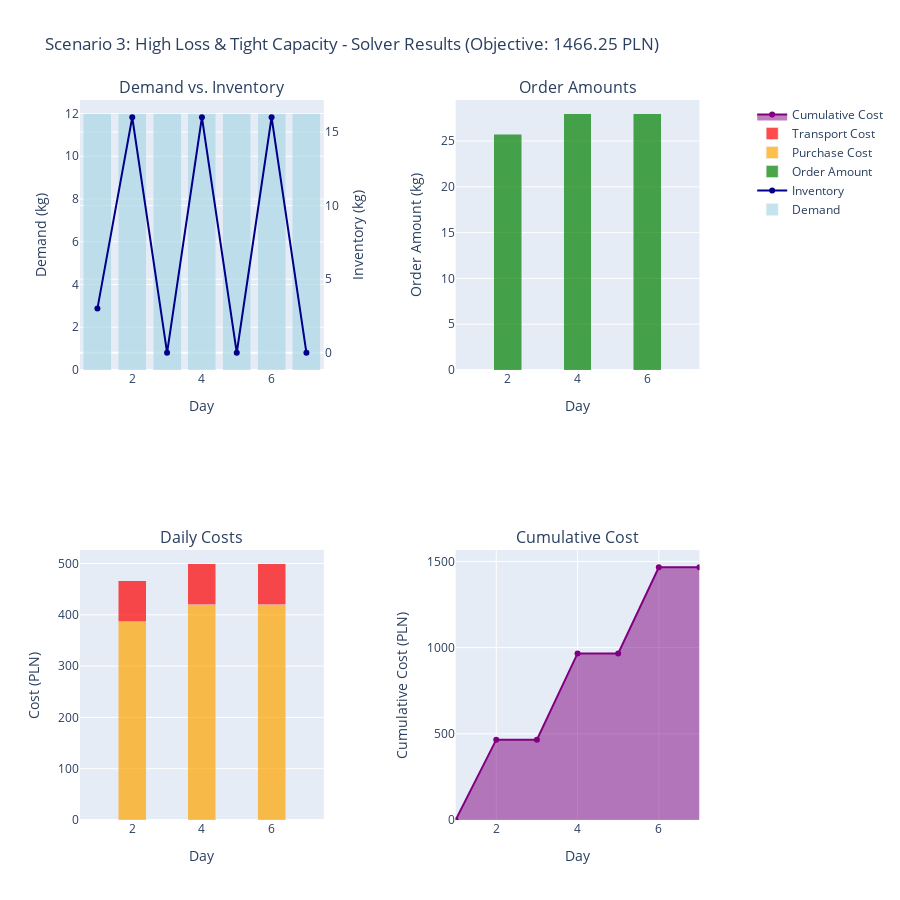

The notebook cell this image was saved under:
### Markdown cell above
## Test Scenario 3: High Loss Rate & Tight Capacity

Perishable product with high daily loss and limited warehouse capacity.

### Code cell
# Scenario 3: High loss rate with tight capacity
scenario_3 = {
    "V_max": 50.0,  # kg (tight)
    "P": [15.0, 15.0, 15.0, 15.0, 15.0, 15.0, 15.0],  # Constant price
    "C": 80.0,  # High transportation cost
    "D": [12.0, 12.0, 12.0, 12.0, 12.0, 12.0, 12.0],  # Moderate constant demand
    "I0": 20.0,  # kg initial stock
    "alpha": 0.25,  # 25% daily loss (high perishability)
    "T": 7
}

inp3 = SolverInput(**scenario_3)

try:
    sol3 = solve(inp3)
    df3 = solution_to_dataframe(sol3, inp3)
    print(f"Objective value: {sol3.objective_value:.2f} PLN")
    print(f"Orders placed on days: {[i+1 for i, y in enumerate(sol3.y) if y == 1]}")
    display(HTML(df3.to_html(index=False)))
    plot_scenario("Scenario 3: High Loss & Tight Capacity", sol3, inp3, df3)
except SolverFail as e:
    print(f"Solver failed: {e}")
    sol3 = None
    df3 = None

### Figure 1 — Plotly figure (JSON) as saved in the notebook; plotly's stock layout.template omitted (floating-point values rounded to 4 significant figures)
{"data": [{"marker": {"color": "lightblue"}, "name": "Demand", "opacity": 0.7, "type": "bar", "x": [1, 2, 3, 4, 5, 6, 7], "xaxis": "x", "y": [12, 12, 12, 12, 12, 12, 12], "yaxis": "y"}, {"line": {"color": "darkblue", "width": 2}, "mode": "lines+markers", "name": "Inventory", "type": "scatter", "x": [1, 2, 3, 4, 5, 6, 7], "xaxis": "x", "y": [3, 16, 0, 16, 0, 16, 0], "yaxis": "y2"}, {"marker": {"color": "green"}, "name": "Order Amount", "opacity": 0.7, "type": "bar", "x": [1, 2, 3, 4, 5, 6, 7], "xaxis": "x2", "y": [0, 25.75, 0, 28, 0, 28, 0], "yaxis": "y3"}, {"marker": {"color": "orange"}, "name": "Purchase Cost", "opacity": 0.7, "type": "bar", "x": [1, 2, 3, 4, 5, 6, 7], "xaxis": "x3", "y": [0.0, 386.2, 0.0, 420.0, 0.0, 420.0, 0.0], "yaxis": "y4"}, {"marker": {"color": "red"}, "name": "Transport Cost", "opacity": 0.7, "type": "bar", "x": [1, 2, 3, 4, 5, 6, 7], "xaxis": "x3", "y": [0.0, 80.0, 0.0, 80.0, 0.0, 80.0, 0.0], "yaxis": "y4"}, {"fill": "tozeroy", "line": {"color": "purple", "width": 2}, "mode": "lines+markers", "name": "Cumulative Cost", "type": "scatter", "x": [1, 2, 3, 4, 5, 6, 7], "xaxis": "x4", "y": [0.0, 466.2, 466.2, 966.2, 966.2, 1466.0, 1466.0], "yaxis": "y5"}], "layout": {"annotations": [{"font": {"size": 16}, "showarrow": false, "text": "Demand vs. Inventory", "x": 0.185, "xanchor": "center", "xref": "paper", "y": 1, "yanchor": "bottom", "yref": "paper"}, {"font": {"size": 16}, "showarrow": false, "text": "Order Amounts", "x": 0.755, "xanchor": "center", "xref": "paper", "y": 1, "yanchor": "bottom", "yref": "paper"}, {"font": {"size": 16}, "showarrow": false, "text": "Daily Costs", "x": 0.185, "xanchor": "center", "xref": "paper", "y": 0.375, "yanchor": "bottom", "yref": "paper"}, {"font": {"size": 16}, "showarrow": false, "text": "Cumulative Cost", "x": 0.755, "xanchor": "center", "xref": "paper", "y": 0.375, "yanchor": "bottom", "yref": "paper"}], "barmode": "stack", "height": 900, "showlegend": true, "title": {"text": "Scenario 3: High Loss & Tight Capacity - Solver Results (Objective: 1466.25 PLN)"}, "xaxis": {"anchor": "y", "domain": [0, 0.37], "title": {"text": "Day"}}, "xaxis2": {"anchor": "y3", "domain": [0.57, 0.94], "title": {"text": "Day"}}, "xaxis3": {"anchor": "y4", "domain": [0, 0.37], "title": {"text": "Day"}}, "xaxis4": {"anchor": "y5", "domain": [0.57, 0.94], "title": {"text": "Day"}}, "yaxis": {"anchor": "x", "domain": [0.625, 1], "title": {"text": "Demand (kg)"}}, "yaxis2": {"anchor": "x", "overlaying": "y", "side": "right", "title": {"text": "Inventory (kg)"}}, "yaxis3": {"anchor": "x2", "domain": [0.625, 1], "title": {"text": "Order Amount (kg)"}}, "yaxis4": {"anchor": "x3", "domain": [0, 0.375], "title": {"text": "Cost (PLN)"}}, "yaxis5": {"anchor": "x4", "domain": [0, 0.375], "title": {"text": "Cumulative Cost (PLN)"}}}}
